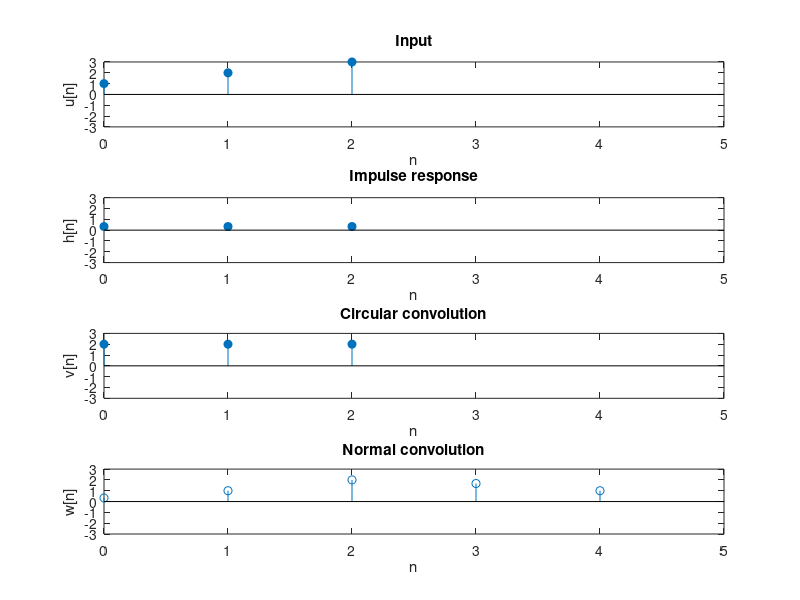
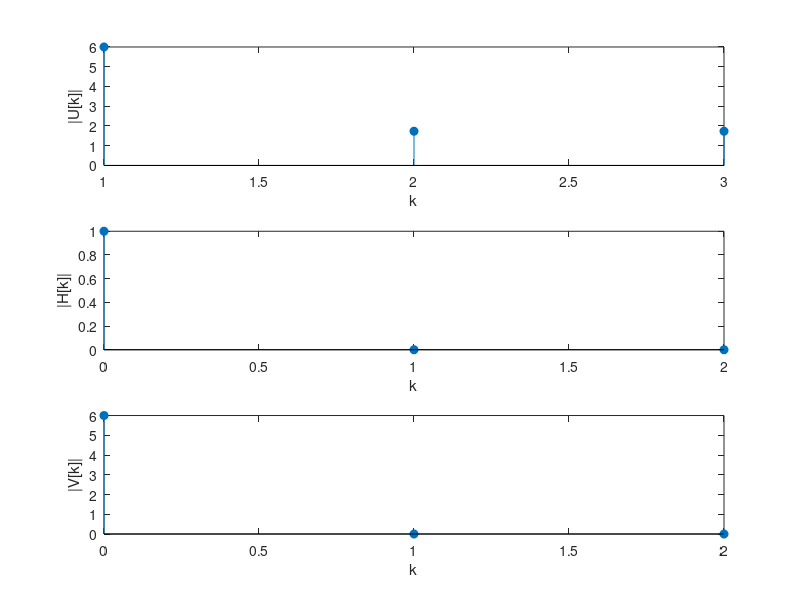

Recreate these plots in MATLAB, in order.
%% Sample 5-2
%% 周波数解析
% 単変量循環畳み込み
% 
% 画像処理特論
% 
% 村松 正吾 
% 
% 動作確認: MATLAB R2023a
%% Fourier analysis
% Univariate circular convolution
% 
% Advanced Topics in Image Processing
% 
% Shogo MURAMATSU
% 
% Verified: MATLAB R2023a
% 準備
% (Preparation)

close all
% 入力信号 $\{u[n]\}_n$ 
% (Input signal $\{u[n]\}_n$)

% Input x[n]
u = [1 2 3];
% 線形シフト不変システムのインパルス応答 $\{h[n]\}_n$ 
% (Impulse response of a linear shift-invariant system $\{h[n]\}_n$)

% Impulse response h[n]
h = [1 1 1]/3;
% 周期 $N$ の循環畳み込みの出力応答$\{v[n]\}_n$ 
% (Output response $\{v[n]\}_n$ of circular convolution with period $N$ )
% 
% 循環畳み込み演算 (Circular convolution)
% 
% $$\{v[n]\}_n=\{h[n]\}_n \bigcirc \{u[n]\}_n = \sum_{k=-\infty}^{\infty}u[k]\{h[(\!(n-k)\!)_N]\}_n$$

% Setting the period N
nZeroPadding =0;
nPeriod = max(length(u),length(h)) + nZeroPadding;

% Output v[n]
v = cconv(h,u,nPeriod);
% 畳み込み演算との比較
% (Comparison with convolution)

% Normal convolution
w = conv(h,u);

% Lengths of u, h, x and v
nu = length(u);
nh = length(h);
nv = length(v);
nw = length(w);

% Display sequences
figure(1)
nx = max(length(v),length(w));
amax = max(max(abs(u)),max(abs(v)));
% u[n]
subplot(4,1,1)
stem(0:nu-1,u,'filled')
axis([0 nx -amax amax])
xlabel('n')
ylabel('u[n]')
title('Input')
% h[n]
subplot(4,1,2)
stem(0:nh-1,h,'filled')
axis([0 nx -amax amax])
xlabel('n')
ylabel('h[n]')
title('Impulse response')
% v[n]
subplot(4,1,3)
stem(0:nv-1,v,'filled')
axis([0 nx -amax amax])
xlabel('n')
ylabel('v[n]')
title('Circular convolution')
% w[n]
subplot(4,1,4)
stem(0:nw-1,w)
axis([0 nx -amax amax])
xlabel('n')
ylabel('w[n]')
title('Normal convolution')
% 通常の畳み込みと循環畳み込みが一致する条件
% (The condition that normal convolution and circular convolution match)
% 
% $$L_\mathrm{v}=L_\mathrm{h}+L_\mathrm{u}-1\leq N$$
% 
% ただし、(where)
%% 
% * $L_\mathrm{v}$: 出力の長さ (Output length)
% * $L_\mathrm{h}$: インパルス応答の長さ (Length of impulse response)
% * $L_\mathrm{u}$: 入力の長さ (Input length)

% Adjusting the lengths
mymse = @(x,y) mean((double(x)-double(y)).^2,'all');
if nv > nw
    wc = [w(:); zeros(nv-nw,1)];
    vc = v(:);
else
    vc = [v(:); zeros(nw-nv,1)];
    wc = w(:);
end
% Check the condition
if (nw <= nPeriod)
    msg = 'TRUE';
else
    msg = 'FALSE (Increse # of zeros for padding)';
end
fprintf('Condition for CCONV to match CONV: \n\t %s', msg)
% MSE
fprintf('MSE: %f', mymse(vc,wc))
% 入力信号 $\{u[n]\}_n$ のDFT
% (DFT of input signal $\{u[n]\}_n$)
% 
% $$U[k]=\sum_{n=0}^{N-1} u[n] W_{N}^{n k}, k\in\{0,1,2,\cdots,N-1\}$$
% 
% ただし，(where)
% 
% $$W_N=e^{-\j\frac{2\pi}{N}}$$

% DFT of u[n]
U = fft(u,nPeriod);
% フィルタ $\{h[n]\}_n$ のDFT
% (DFT of impulse response $\{h[n]\}_n$)
% 
% $$H[k]=\sum_{n=0}^{N-1} h[n] W_{N}^{n k}, k\in\{0,1,2,\cdots,N-1\}$$

% DFT of h[n]
H = fft(h,nPeriod);
% 出力信号 $\{v[n]\}_n$ のDFT
% (DFT of output signal $\{v[n]\}_n$)
% 
% $$V[k]=\sum_{n=0}^{N-1} v[n] W_{N}^{n k}, k\in\{0,1,2,\cdots,N-1\}$$

% Frequency response of v[n]
V = fft(v,nPeriod);
% DFTの表示
% (Display of DFTs)

% DFT index
k = 0:nPeriod-1;

% Display of DFTs
figure(2)
subplot(3,1,1)
stem(abs(U),'filled')
xlabel('k')
ylabel('|U[k]|')
subplot(3,1,2)
stem(k,abs(H),'filled')
xlabel('k')
ylabel('|H[k]|')
subplot(3,1,3)
stem(k,abs(V),'filled')
xlabel('k')
ylabel('|V[k]|')
% DFT積
% (DFT product)
% 
% $$V[k]=H[k]U[k],\ k\in\{0,1,2,\cdots,N-1\}$$
% 
% 循環畳み込みとの比較 (Comparison with circular convolution)

% IDFT of DFT product
y = ifft(H.*U);
% MSE with the cconv result 'v'
fprintf('MSE: %f', mymse(v,y))
%% 
% © Copyright, Shogo MURAMATSU, All rights reserved.
